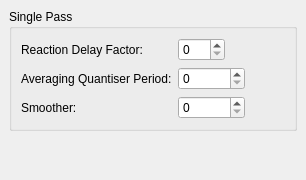
     <widget class="QWidget" name="singlePassTab" >
      <attribute name="title" >
       <string>Single Pass</string>
      </attribute>
      <layout class="QVBoxLayout" >
       <property name="margin" >
        <number>9</number>
       </property>
       <property name="spacing" >
        <number>6</number>
       </property>
       <item>
        <widget class="QGroupBox" name="groupBox" >
         <property name="title" >
          <string>Single Pass</string>
         </property>
         <layout class="QGridLayout" >
          <property name="margin" >
           <number>9</number>
          </property>
          <property name="spacing" >
           <number>6</number>
          </property>
          <item row="2" column="0" >
           <widget class="QLabel" name="label_11" >
            <property name="text" >
             <string>Smoother:</string>
            </property>
           </widget>
          </item>
          <item row="1" column="0" >
           <widget class="QLabel" name="label_10" >
            <property name="text" >
             <string>Averaging Quantiser Period:</string>
            </property>
           </widget>
          </item>
          <item row="0" column="0" >
           <widget class="QLabel" name="label_9" >
            <property name="text" >
             <string>Reaction Delay Factor:</string>
            </property>
           </widget>
          </item>
          <item row="2" column="1" >
           <layout class="QHBoxLayout" >
            <property name="margin" >
             <number>0</number>
            </property>
            <property name="spacing" >
             <number>6</number>
            </property>
            <item>
             <widget class="QSpinBox" name="smootherSpinBox" >
              <property name="maximum" >
               <number>2147483647</number>
              </property>
             </widget>
            </item>
            <item>
             <spacer>
              <property name="orientation" >
               <enum>Qt::Horizontal</enum>
              </property>
              <property name="sizeHint" >
               <size>
                <width>40</width>
                <height>20</height>
               </size>
              </property>
             </spacer>
            </item>
           </layout>
          </item>
          <item row="1" column="1" >
           <layout class="QHBoxLayout" >
            <property name="margin" >
             <number>0</number>
            </property>
            <property name="spacing" >
             <number>6</number>
            </property>
            <item>
             <widget class="QSpinBox" name="averagingQuantiserSpinBox" >
              <property name="maximum" >
               <number>2147483647</number>
              </property>
             </widget>
            </item>
            <item>
             <spacer>
              <property name="orientation" >
               <enum>Qt::Horizontal</enum>
              </property>
              <property name="sizeHint" >
               <size>
                <width>40</width>
                <height>20</height>
               </size>
              </property>
             </spacer>
            </item>
           </layout>
          </item>
          <item row="0" column="1" >
           <layout class="QHBoxLayout" >
            <property name="margin" >
             <number>0</number>
            </property>
            <property name="spacing" >
             <number>6</number>
            </property>
            <item>
             <widget class="QSpinBox" name="reactionDelaySpinBox" >
              <property name="maximum" >
               <number>100</number>
              </property>
             </widget>
            </item>
            <item>
             <spacer>
              <property name="orientation" >
               <enum>Qt::Horizontal</enum>
              </property>
              <property name="sizeHint" >
               <size>
                <width>40</width>
                <height>20</height>
               </size>
              </property>
             </spacer>
            </item>
           </layout>
          </item>
         </layout>
        </widget>
       </item>
       <item>
        <spacer>
         <property name="orientation" >
          <enum>Qt::Vertical</enum>
         </property>
         <property name="sizeHint" >
          <size>
           <width>20</width>
           <height>40</height>
          </size>
         </property>
        </spacer>
       </item>
      </layout>
     </widget>
